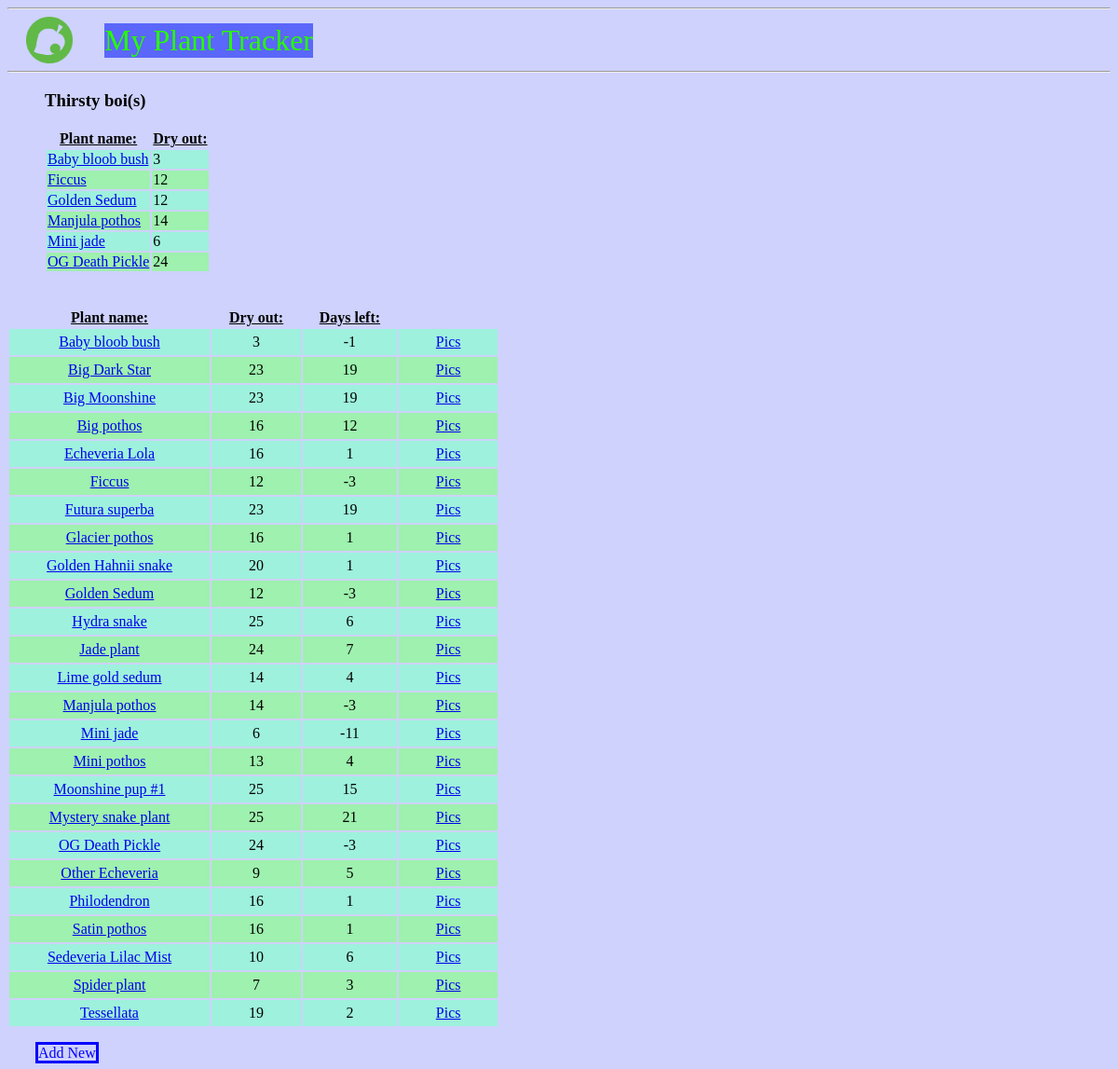
The page / on the database its author committed.
### tables this page shows
CREATE TABLE plants (
	id INTEGER PRIMARY KEY AUTOINCREMENT,
	name TEXT NOT NULL,
	lastWatered DATE NOT NULL,
	dryOut INTEGER NOT NULL
, remaining TINYINT);

### plantFlask.py (the view)
@app.route('/')
def index():
	conn = get_db_connection()
	plants = conn.execute('SELECT * FROM plants ORDER BY name').fetchall()
	thirstyToday = conn.execute('SELECT * FROM plants WHERE remaining < 1 ORDER BY name').fetchall()
	conn.close()
	return render_template('index.html', thirstyToday=thirstyToday, plants=plants)

### plantFlask.py (called while the page is built)
def get_db_connection():
	conn = sqlite3.connect('database.db')
	conn.row_factory = sqlite3.Row
	return conn

### templates/index.html
{% extends 'base.html' %}
{% block content %}
	<h3 class="header3">Thirsty boi(s)</h3>
	<table id="plants", class="header3">
                <th><u>Plant name:</u></th>
		<th><u>Dry out:</u></th>
		{% for thirstyToday in thirstyToday %}
			{% if loop.index % 2 == 0 %}
				{% set bg_color = '#9EF1AE' %}
			{% else %}
				{% set bg_color = '#9EF1DC' %}
			{% endif %}
                        <tr style="background-color: {{ bg_color }}">
                                <td><a href="{{ url_for('edit', plantName=thirstyToday['name']) }}">{{ thirstyToday['name'] }}</a></td>
                                <td> {{ thirstyToday['dryOut'] }}</td>
                        </tr>
		{% endfor %}
	</table>
	<br>
	<br>
	<table id="plants", class="paddingBetweenCols">
		<th><u>Plant name:</u></th>
                <th><u>Dry out:</u></th>
                <th><u>Days left:</u></th>
                {% for plants in plants %}
                        {% if loop.index % 2 == 0 %}
                                {% set bg_color = '#9EF1AE' %}
                        {% else %}
                                {% set bg_color = '#9EF1DC' %}
                        {% endif %}
			<tr style="background-color: {{ bg_color }}">
                                <td><a href="{{ url_for('edit', plantName=plants['name']) }}">{{ plants['name'] }}</a></td>
                                <td> {{ plants['dryOut'] }}</td>
                                <td> {{ plants['remaining'] }}</td>
                                <td><a href="{{ url_for('viewPics', plantName=plants['name']) }}">Pics</a></td>
                        </tr>
                {% endfor %}
        </table>
	<br>
	<a href="{{ url_for('addNew') }}" class="button">Add New</a>
{% endblock %}

### static/styles.css (style rules this page uses)
.header3 { margin-left: 40px; }
.paddingBetweenCols td { padding:5px 40px 5px 40px; text-align: center; }
.paddingBetweenCols { margin-left: 0px; marign-right: 0px; }
a.button { text-decoration: none; border: solid; border-color: #0400FF; margin-left: 30px; color: #0400FF; }
body.body { background-color: #CED2FC; }

### rows shown on the page
plants: name "Baby bloob bush", dryOut "3", remaining "-1"
plants: name "Ficcus", dryOut "12", remaining "-3"
plants: name "Golden Sedum", dryOut "12", remaining "-3"
plants: name "Manjula pothos", dryOut "14", remaining "-3"
plants: name "Mini jade", dryOut "6", remaining "-11"
plants: name "OG Death Pickle", dryOut "24", remaining "-3"
plants: name "Big Dark Star", dryOut "23", remaining "19"
plants: name "Big Moonshine", dryOut "23", remaining "19"
plants: name "Big pothos", dryOut "16", remaining "12"
plants: name "Echeveria Lola", dryOut "16", remaining "1"
plants: name "Futura superba", dryOut "23", remaining "19"
plants: name "Glacier pothos", dryOut "16", remaining "1"
plants: name "Golden Hahnii snake", dryOut "20", remaining "1"
plants: name "Hydra snake", dryOut "25", remaining "6"
plants: name "Jade plant", dryOut "24", remaining "7"
plants: name "Lime gold sedum", dryOut "14", remaining "4"
plants: name "Mini pothos", dryOut "13", remaining "4"
plants: name "Moonshine pup #1", dryOut "25", remaining "15"
plants: name "Mystery snake plant", dryOut "25", remaining "21"
plants: name "Other Echeveria", dryOut "9", remaining "5"
plants: name "Philodendron", dryOut "16", remaining "1"
plants: name "Satin pothos", dryOut "16", remaining "1"
plants: name "Sedeveria Lilac Mist", dryOut "10", remaining "6"
plants: name "Spider plant", dryOut "7", remaining "3"
plants: name "Tessellata", dryOut "19", remaining "2"
